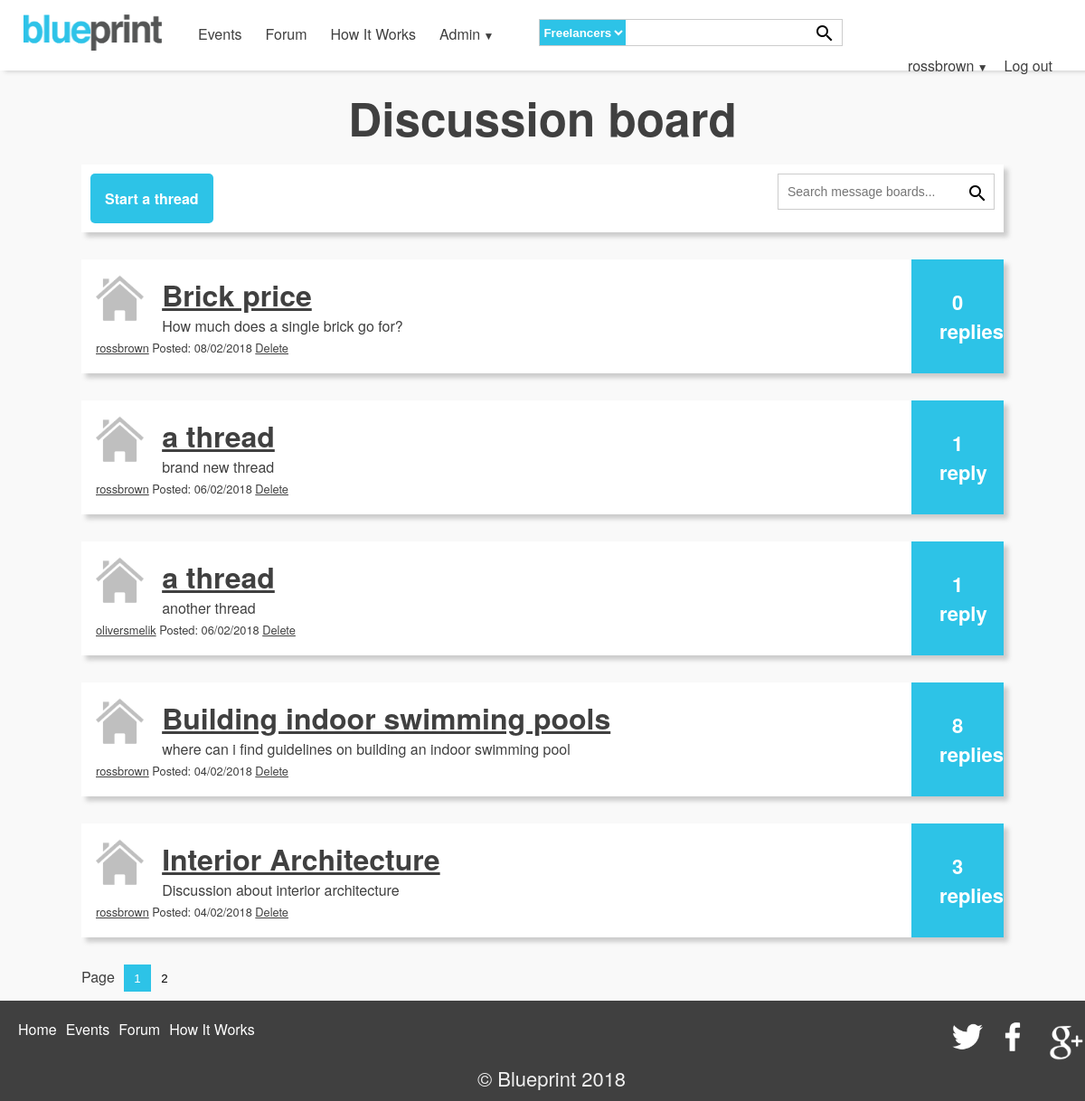
Page /forumSearchResults.php (signed in) on the committed database.
### tables this page shows
CREATE TABLE `bp_thread` (
  `threadId` int(11) NOT NULL,
  `userId` int(11) NOT NULL,
  `threadTitle` varchar(100) NOT NULL,
  `threadInfo` varchar(500) NOT NULL,
  `timePosted` time NOT NULL,
  `datePosted` date NOT NULL
);

CREATE TABLE `bp_user` (
  `userId` int(11) NOT NULL,
  `forename` varchar(100) NOT NULL,
  `surname` varchar(100) NOT NULL,
  `email` varchar(100) NOT NULL,
  `username` varchar(100) NOT NULL,
  `password` varchar(100) NOT NULL,
  `pro` int(1) NOT NULL DEFAULT '0',
  `image` blob,
  `overview` varchar(500) NOT NULL,
  `organisation` varchar(100) NOT NULL,
  `websiteLink` varchar(500) NOT NULL,
  `userRole` varchar(100) NOT NULL,
  `dateAdded` date NOT NULL,
  `suspended` tinyint(1) NOT NULL,
  `token` varchar(20) NOT NULL,
  `passwordHint` varchar(500) NOT NULL
);

### forumSearchResults.php (the view, shortened to what this page needs)
<?php
require_once ('scripts/functions.php');
$userType = checkUserType();
$userId = $_SESSION['userId'];
$searchQuery = filter_has_var(INPUT_GET, 'searchQuery') ? $_GET['searchQuery'] : null;
echo makePageStart("viewport", "width=device-width, inital-scale=1", "Blueprint home");
echo makeHeader();
$dbConn = databaseConn::getConnection();
$sql = "select *
        from bp_thread
        left join bp_user
        on bp_thread.userId=bp_user.userId
        WHERE bp_thread.threadTitle LIKE '%$searchQuery%'
        order by datePosted DESC, timePosted DESC";
echo "<h1>Discussion board</h1>";
echo "
      <div class='filterBar'>
        <div class=\"postThread\" id='postThread' style='display: none; float: left;'>
            <div class=\"form-container\">";
if(isset($_SESSION['logged-in']) && $_SESSION['logged-in'] == true){
    echo"
                <form method=\"get\" action=\"addThread.php\" id='postThreadForm'>
                    <label for='title'>Thread title: </label>
                    <input type=\"text\" name=\"threadTitle\" id='title' class=\"form-control block\" data-validation=\"required\" placeholder=\"Please enter a title\">
                    <label for='postThread'>Thread information</label><br/>
                    <textarea class=\"form-control block\" style=\"max-width: 100%; width: 100%;\" name=\"threadInfo\" id='postThread' data-validation=\"required\" placeholder=\"Please enter some information\"></textarea>
                    <input type=\"submit\" value=\"Post\" class=\"button\">
                    <a class='button' onclick='toggleForm()' id='closeFormButton'>Hide</a>
                </form>
            </div>
        </div>
        <a class='button' onclick='toggleForm()' id='openFormButton' style='padding: 1em; margin: 0; float: left;'>Start a thread</a>
        <form class=\"search-box\">
        <input type=\"text\" name='searchQuery' autocomplete=\"off\" placeholder=\"Search message boards...\" />
        <button type='submit'><i class=\"material-icons\">search</i></button>
        <div class=\"result\"></div><br>
    </form>
      ";
};
echo"
        <div class='clear'></div>
      </div>";
$per_page_html = '';
$page = 1;
$start=0;
$limit=" limit " . $start . "," . ROW_PER_PAGE;
$pagination_statement = $dbConn->prepare($sql);
$pagination_statement->execute();
$row_count = $pagination_statement->rowCount();
if(!empty($row_count)){
    $per_page_html .= "<div class='pag-links'>";
    if ($row_count > ROW_PER_PAGE){
        $per_page_html .= "<span style='margin-right: 10px;'>Page</span>";
    }
    $page_count=ceil($row_count/ROW_PER_PAGE);
    if($page_count>1) {
        for($i=1;$i<=$page_count;$i++){
            if($i==$page){
                $per_page_html .= '<input type="submit" name="page" value="' . $i . '" class="pag-button pag-button-current" />';
            } else {
                $per_page_html .= '<input type="submit" name="page" value="' . $i . '" class="pag-button" />';
            }
        }
    }
    $per_page_html .= "</div>";
}
$query = $sql.$limit;
$pdo_statement = $dbConn->prepare($query);
$pdo_statement->execute();
$result = $pdo_statement->fetchAll();
echo"
      <div class='result-set'>";
if(!empty($result)) {
    foreach($result as $row) {
        $forumId = $row['threadId'];
        $date = $row['datePosted'];
        $dateString = strtotime($date);
        $formatDate = date("d/m/Y", $dateString);
        $sqlCount = "SELECT count(*)
                     FROM bp_thread_message
                     WHERE threadID = '$forumId' ";
        $result = $dbConn->prepare($sqlCount);
        $result->execute();
        $number_of_rows = $result->fetchColumn();
        echo"
        <div class=\"thread\">
            <div class='thread-info'>
                <img style='margin-right: 20px;' src=\"Images/house.png\">
                <a href=\"thread.php?threadId=$forumId\">
                    <h2>".$row['threadTitle']."</h2>
                </a>
                <p>".$row['threadInfo']."</p>
                <span><a href='#'> ".$row['username']."</a> Posted: ".$formatDate ."";
        if ($userType == "admin" || $userId == $row['userId']){
            echo"
                <a href='deleteThreadAction.php?threadId=$forumId'>Delete</a>";
        }
        echo"   </span>
            </div>
            <div class=\"replyInfoBox\">";
        if ($number_of_rows == 1){
            echo "
                <p>$number_of_rows reply</p>";
        }
        else{
            echo "
                <p>$number_of_rows replies</p>";
        };
        echo"
            </div>
            <div class='clear'></div>
        </div>";
    };
}
echo" </div>
      <form name='frmSearch' action='#' method='post' class=\"pag-form\">
        $per_page_html
      </form>";
?>
<?php
echo makePageFooter();
?>

### css/style.css (style rules this page uses)
html, body { height: 100%; color: #404040; width: 100%; }
body { font-family: Helvetica Neue, Helvetica, Arial, sans-serif; width: 100%; margin: 0; padding: 0; font-size: 100%; background-color: #f9f9f9; position: relative; }
.button { background-color: #2DC3E7; border: none; color: #fff; padding: 2.5% 3%; text-align: center; text-decoration: none; display: inline-block; font-weight: bold; font-size: 1em; margin: 25px 0 0 0; cursor: pointer; border-radius: 5px; }
h1 { font-size: 3.2em; text-align: center; margin: 15px 0; }
h2 { font-size: 2.2em; text-align: left; }
img { width: 100%; max-width: 100%; max-height: 100%; }
a { text-decoration: underline; color: #404040; }
form { width: 33%; margin: 0 auto; }
form input[type="submit"] { width: 130px; height: 46px; margin: 0.5em; }
form input { width: 100%; height: 30px; margin: 0 auto; margin-top: 0px; margin-bottom: 0px; margin-bottom: 1em; box-sizing: border-box; margin-top: 4px; padding-left: 5px; border: 1px solid #ccc; }
.thread img { width: 6%; float: left; }
.thread-info { float: left; padding: 1em; width: 90%; box-sizing: border-box; }
.thread h2, p { margin:0; }
.forum-message h2,p { margin:0; }
.thread h2 { font-size: 2em; }
.thread span { font-size: 0.8em; }
.replyInfoBox { float: right; background-color: #2DC3E7; color: #fff; width: 10%; font-size: 22px; text-align: center; font-weight: bold; box-sizing: border-box; padding: 31px; }
.filterBar { width: 85%; margin: 0 auto 30px; background-color: #FFF; box-shadow: 5px 5px 5px #ccc; padding: 10px; box-sizing: border-box; }
.pag-form { float: left; margin-left: 7.5%; }
.pag-button { width: 30px !important; height: 30px !important; border: none; background-color: #f9f9f9; margin: 0 0 10px 0 !important; padding: 0 !important; }
.pag-button-current { background-color: #2DC3E7; color: #ffffff; }
.thread { width: 85%; background-color: #fff; margin: 0 auto 30px auto; box-shadow: 5px 5px 5px #ccc; }
.search-box { position: relative; display: inline-block; font-size: 14px; float: right; width: 240px; }
.search-box input[type="text"] { height: 40px; padding: 5px 10px; border: 1px solid #CCCCCC; border-right:none; font-size: 14px; float: left; width: 200px; margin-bottom: 0; }
.search-box button { float: left; width: 10%; box-sizing: border-box; border: none; height: 40px; width: 40px; padding: 9px; border: 1px solid #CCCCCC; border-left: none; cursor: pointer; background-color: #fff; }
.search-box input[type="text"], .result { width: 200px; box-sizing: border-box; }
.search-box input { margin:0; }

### rows in the picture
bp_thread: threadTitle "Brick price", threadInfo "How much does a single brick go for?", userId.username "rossbrown", datePosted "08/02/2018", number_of_rows "0"
bp_thread: threadTitle "a thread", threadInfo "brand new thread", userId.username "rossbrown", datePosted "06/02/2018", number_of_rows "1"
bp_thread: threadTitle "a thread", threadInfo "another thread", userId.username "oliversmelik", datePosted "06/02/2018", number_of_rows "1"
bp_thread: threadTitle "Building indoor swimming pools", threadInfo "where can i find guidelines on building an indoor swimming pool", userId.username "rossbrown", datePosted "04/02/2018", number_of_rows "8"
bp_thread: threadTitle "Interior Architecture", threadInfo "Discussion about interior architecture", userId.username "rossbrown", datePosted "04/02/2018", number_of_rows "3"

### other values in the picture
$username "rossbrown"
